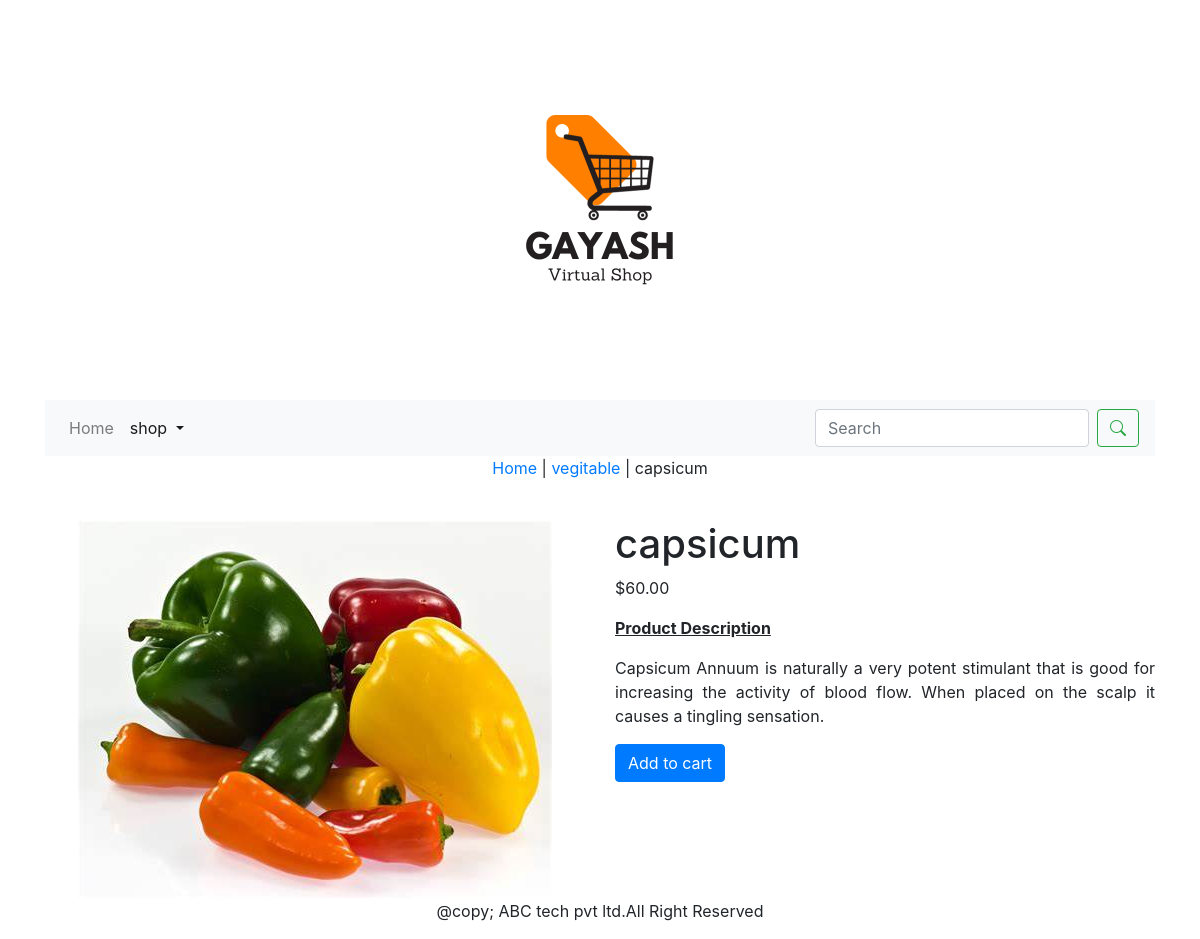
Page /ecommerseapp/vegitable/capsicum/ on the committed database.
### ecommerseapp/models.py (models this page shows, shortened)
class Product(models.Model):
    name = models.CharField(max_length=250, unique=True)
    slug = models.SlugField(max_length=250, unique=True)
    description = models.TextField(blank=True)
    price=models.DecimalField(max_digits=10,decimal_places=2)
    category=models.ForeignKey(category,on_delete=models.CASCADE)
    image = models.ImageField(upload_to='product', blank=True)
    stock=models.IntegerField()
    available=models.BooleanField(default=True)
    created=models.DateTimeField(auto_now_add=True)
    updated=models.DateTimeField(auto_now=True)
    class Meta:
        ordering = ('name',)
        verbose_name = 'product'
        verbose_name_plural = 'products'

class category(models.Model):
    name=models.CharField(max_length=250,unique=True)
    slug=models.SlugField(max_length=250,unique=True)
    description=models.TextField(blank=True)
    image=models.ImageField(upload_to='category',blank=True)
    class Meta:
        ordering=('name',)
        verbose_name='category'
        verbose_name_plural='categories'
    def get_url(self):
        return reverse('ecommerseapp:products_by_category',args=[self.slug])
    def __str__(self):
        return '{}'.format(self.name)

### ecommerseapp/views.py (the view)
# urls.py: path('<slug:c_slug>/<slug:product_slug>/',views.proDetail, name='prodcatdetail'),
def proDetail(request,c_slug,product_slug):
    try:
        product= Product.objects.get(category__slug=c_slug,slug=product_slug)
    except Exception as e:
        raise e
    return render(request,'product.html',{'product':product})

### cartapp/context_processors.py (called while the page is built)
def counter(request):
    item_count=0
    if 'admin' in request.path:
        return {}
    else:
        try:
            cart=Cart.objects.filter(cart_id=_cart_id(request))
            car_items=CartItem.objects.all().filter(cart=cart[:1])
            for cart_item in car_items:
                item_count += cart_item.quantity
        except Cart.DoesNotExist:
            item_count=0
    return dict(item_count=item_count)

### cartapp/views.py (called while the page is built)
def _cart_id(request):
    cart = request.session.session_key
    if not cart:
        cart = request.session.create()
    return cart

### ecommerseapp/context_processors.py (called while the page is built)
def menu_links(request):
    links=category.objects.all()
    return dict(links=links)

### templates/product.html (shortened to what this page needs)
{% extends 'base.html' %}
{% load static %}
{% block content %}
<div class="row my_prod_row_class">
    <div class="mx-auto">
        <p> <a href="{% url 'ecommerseapp:allprodcat' %}">Home</a> | <a href="{{product.category.get_url}}">{{product.category}}</a> | {{product.name}}</p>
    </div>
</div>
<br>
<div class="row">
    <div class="col-12 col-sm-12 col-md-12 col-lg-6 text-center">
        <div style="min-width:18rem">
            <img src="{{product.image.url}}" alt="{{product.name}}">
        </div>
    </div>
    <div class="col-12 col-sm-12 col-md-12 col-lg-6">
        <h1 class="my_prod_title">{{product.name}}</h1>
        <p>${{product.price}}</p>
        <p class="my_title"><b><u>Product Description</u></b></p>
         <p class="text-justify my_prod_text">{{product.description}}</p>
         {% if product.stock <= 0 %}
            <p class="text-justify my_prod_text"><b>Out of Stock</b></p>
        {% else %}
            <a href="{% url 'cartapp:add_cart'  product.id %}" class="btn btn-primary ">Add to cart</a>
        {% endif %}
    </div>
</div>
    {% endblock %}

### rows in the picture
Product: category "vegitable", name "capsicum", image (picture), price "60.00", description "Capsicum Annuum is naturally a very potent stimulant that is good for increasing the activity of blood flow. When placed on the scalp it causes a tingling sensation."
